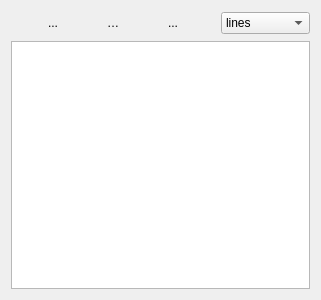
<?xml version="1.0" encoding="UTF-8"?>
<ui version="4.0">
 <class>Form</class>
 <widget class="QWidget" name="Form">
  <property name="geometry">
   <rect>
    <x>0</x>
    <y>0</y>
    <width>312</width>
    <height>300</height>
   </rect>
  </property>
  <property name="windowTitle">
   <string>Form</string>
  </property>
  <layout class="QVBoxLayout" name="verticalLayout">
   <item>
    <layout class="QHBoxLayout" name="horizontalLayout">
     <item>
      <widget class="QToolButton" name="clearButton">
       <property name="sizePolicy">
        <sizepolicy hsizetype="Fixed" vsizetype="Fixed">
         <horstretch>0</horstretch>
         <verstretch>0</verstretch>
        </sizepolicy>
       </property>
       <property name="minimumSize">
        <size>
         <width>24</width>
         <height>24</height>
        </size>
       </property>
       <property name="maximumSize">
        <size>
         <width>24</width>
         <height>24</height>
        </size>
       </property>
       <property name="toolTip">
        <string>&lt;html&gt;&lt;head/&gt;&lt;body&gt;&lt;p&gt;clear plots&lt;/p&gt;&lt;/body&gt;&lt;/html&gt;</string>
       </property>
       <property name="icon">
        <iconset resource="Experiment.qrc">
         <normaloff>:/kde/icons/edit_clear.png</normaloff>:/kde/icons/edit_clear.png</iconset>
       </property>
       <property name="iconSize">
        <size>
         <width>24</width>
         <height>24</height>
        </size>
       </property>
       <property name="autoRaise">
        <bool>true</bool>
       </property>
      </widget>
     </item>
     <item>
      <widget class="QToolButton" name="plotButton">
       <property name="minimumSize">
        <size>
         <width>24</width>
         <height>24</height>
        </size>
       </property>
       <property name="maximumSize">
        <size>
         <width>24</width>
         <height>24</height>
        </size>
       </property>
       <property name="toolTip">
        <string>plot traces</string>
       </property>
       <property name="text">
        <string>...</string>
       </property>
       <property name="icon">
        <iconset resource="Experiment.qrc">
         <normaloff>:/openicon/icons/office-chart-line.png</normaloff>:/openicon/icons/office-chart-line.png</iconset>
       </property>
       <property name="iconSize">
        <size>
         <width>24</width>
         <height>24</height>
        </size>
       </property>
       <property name="autoRaise">
        <bool>true</bool>
       </property>
      </widget>
     </item>
     <item>
      <widget class="QToolButton" name="saveButton">
       <property name="minimumSize">
        <size>
         <width>24</width>
         <height>24</height>
        </size>
       </property>
       <property name="maximumSize">
        <size>
         <width>24</width>
         <height>24</height>
        </size>
       </property>
       <property name="toolTip">
        <string>save traces</string>
       </property>
       <property name="text">
        <string/>
       </property>
       <property name="icon">
        <iconset resource="Experiment.qrc">
         <normaloff>:/kde/icons/filesave.png</normaloff>:/kde/icons/filesave.png</iconset>
       </property>
       <property name="iconSize">
        <size>
         <width>24</width>
         <height>24</height>
        </size>
       </property>
       <property name="autoRaise">
        <bool>true</bool>
       </property>
      </widget>
     </item>
     <item>
      <widget class="QToolButton" name="openFileButton">
       <property name="minimumSize">
        <size>
         <width>24</width>
         <height>24</height>
        </size>
       </property>
       <property name="maximumSize">
        <size>
         <width>24</width>
         <height>24</height>
        </size>
       </property>
       <property name="toolTip">
        <string>open traces</string>
       </property>
       <property name="text">
        <string>Open</string>
       </property>
       <property name="icon">
        <iconset resource="Experiment.qrc">
         <normaloff>:/openicon/icons/document-open-2.png</normaloff>:/openicon/icons/document-open-2.png</iconset>
       </property>
       <property name="iconSize">
        <size>
         <width>24</width>
         <height>24</height>
        </size>
       </property>
       <property name="shortcut">
        <string>Ctrl+S</string>
       </property>
       <property name="autoRaise">
        <bool>true</bool>
       </property>
      </widget>
     </item>
     <item>
      <widget class="QToolButton" name="removeButton">
       <property name="minimumSize">
        <size>
         <width>24</width>
         <height>24</height>
        </size>
       </property>
       <property name="maximumSize">
        <size>
         <width>24</width>
         <height>24</height>
        </size>
       </property>
       <property name="toolTip">
        <string>Remove trace from list</string>
       </property>
       <property name="icon">
        <iconset resource="Experiment.qrc">
         <normaloff>:/kde/icons/remove.png</normaloff>:/kde/icons/remove.png</iconset>
       </property>
       <property name="iconSize">
        <size>
         <width>24</width>
         <height>24</height>
        </size>
       </property>
       <property name="autoRaise">
        <bool>true</bool>
       </property>
      </widget>
     </item>
     <item>
      <widget class="QToolButton" name="shredderButton">
       <property name="minimumSize">
        <size>
         <width>24</width>
         <height>24</height>
        </size>
       </property>
       <property name="maximumSize">
        <size>
         <width>24</width>
         <height>24</height>
        </size>
       </property>
       <property name="toolTip">
        <string>Delete trace from disk</string>
       </property>
       <property name="text">
        <string>...</string>
       </property>
       <property name="icon">
        <iconset resource="Experiment.qrc">
         <normaloff>:/openicon/icons/edit-shred.png</normaloff>:/openicon/icons/edit-shred.png</iconset>
       </property>
       <property name="iconSize">
        <size>
         <width>24</width>
         <height>24</height>
        </size>
       </property>
       <property name="autoRaise">
        <bool>true</bool>
       </property>
      </widget>
     </item>
     <item>
      <spacer name="horizontalSpacer">
       <property name="orientation">
        <enum>Qt::Horizontal</enum>
       </property>
       <property name="sizeHint" stdset="0">
        <size>
         <width>40</width>
         <height>20</height>
        </size>
       </property>
      </spacer>
     </item>
     <item>
      <widget class="QToolButton" name="pushButtonApplyStyle">
       <property name="minimumSize">
        <size>
         <width>24</width>
         <height>24</height>
        </size>
       </property>
       <property name="maximumSize">
        <size>
         <width>24</width>
         <height>24</height>
        </size>
       </property>
       <property name="toolTip">
        <string>&lt;html&gt;&lt;head/&gt;&lt;body&gt;&lt;p&gt;apply style&lt;/p&gt;&lt;/body&gt;&lt;/html&gt;</string>
       </property>
       <property name="icon">
        <iconset resource="Experiment.qrc">
         <normaloff>:/kde/icons/colorize.png</normaloff>:/kde/icons/colorize.png</iconset>
       </property>
       <property name="iconSize">
        <size>
         <width>24</width>
         <height>24</height>
        </size>
       </property>
       <property name="autoRaise">
        <bool>true</bool>
       </property>
      </widget>
     </item>
     <item>
      <widget class="QComboBox" name="comboBoxStyle">
       <item>
        <property name="text">
         <string>lines</string>
        </property>
       </item>
       <item>
        <property name="text">
         <string>points</string>
        </property>
       </item>
       <item>
        <property name="text">
         <string>linespoints</string>
        </property>
       </item>
      </widget>
     </item>
    </layout>
   </item>
   <item>
    <widget class="QTreeView" name="traceTreeView"/>
   </item>
  </layout>
 </widget>
 <resources>
  <include location="Experiment.qrc"/>
 </resources>
 <connections/>
</ui>
